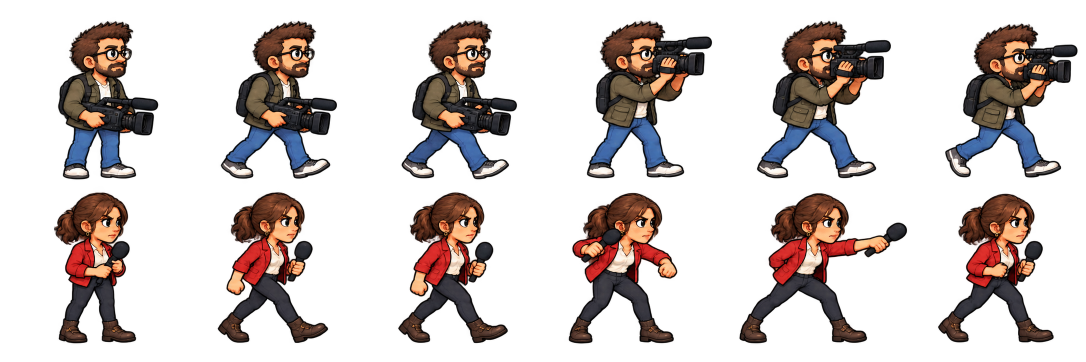
#> input picture propositions/journalistes/variante-1-kaki-rouge-marges-v2.png, 2172 x 724 px (shown at 1/2 size); its folder holds 4 pictures in this run
$ python verifier-planches.py
#> lines starting #> are read from the running program, lines starting #| are printed output that depends on the picture
from pathlib import Path
from collections import deque
from PIL import Image
import json

ROOT = Path(__file__).resolve().parent

def silhouettes(path):
    image = Image.open(path).convert('RGBA')
#> image is the input picture: PIL image 2172x724 RGBA; mean R, G, B, A 27.1, 19.1, 17.1, 69.6
    width, height = image.size
#> width = 2172; height = 724
    alpha = image.getchannel('A')
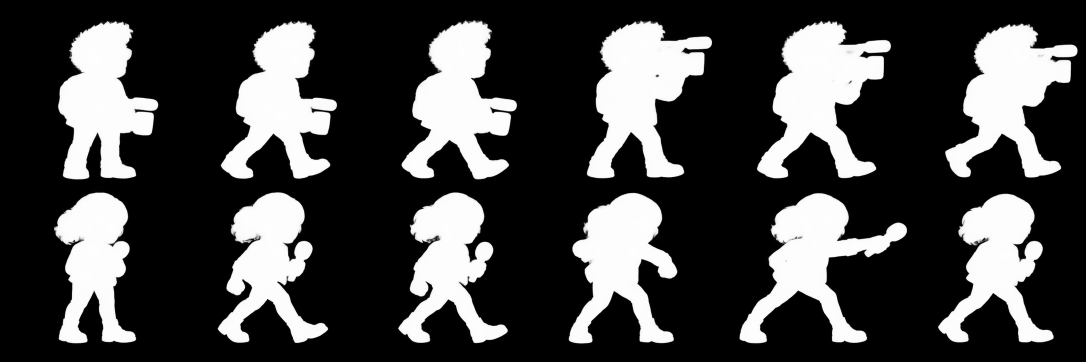
#> alpha: PIL image 2172x724 L (shown at 1/2 size); min 0, max 255, mean 69.6
    mask = bytearray(1 if value > 24 else 0 for value in alpha.tobytes())
    boxes = []
    for start in range(len(mask)):
        if not mask[start]:
            continue
        queue = deque([start])
        mask[start] = 0
        left = right = start % width
        top = bottom = start // width
        count = 0
        while queue:
            index = queue.popleft()
            x, y = index % width, index // width
            count += 1
            left, right = min(left, x), max(right, x)
            top, bottom = min(top, y), max(bottom, y)
            for neighbor in (index-1 if x else -1, index+1 if x+1 < width else -1, index-width if y else -1, index+width if y+1 < height else -1):
                if neighbor >= 0 and mask[neighbor]:
                    mask[neighbor] = 0
                    queue.append(neighbor)
        if count > 1200:
            boxes.append([left, top, right+1, bottom+1])
#> after the loop, boxes = 12 items, first 6: [803, 40, 1034, 359], [441, 41, 674, 358], [1173, 41, 1424, 357], [1513, 41, 1782, 357], [115, 42, 317, 359], [1890, 46, 2156, 356]
    boxes.sort(key=lambda b: (b[1] >= height/2, b[0]))
    bbox = alpha.getbbox()
#> bbox = (103, 31, 2158, 698)
    margins = [bbox[0], bbox[1], width-bbox[2], height-bbox[3]]
#> margins = [103, 31, 14, 26]
    return image, boxes, {'fichier': path.name, 'dimensions': [width, height], 'marges_gauche_haut_droite_bas': margins, 'silhouettes': boxes, 'nombre_silhouettes': len(boxes), 'bords_libres': min(margins) > 0}

if __name__ == '__main__':
    reports = [silhouettes(p)[2] for p in sorted(ROOT.glob('variante-*.png'))]
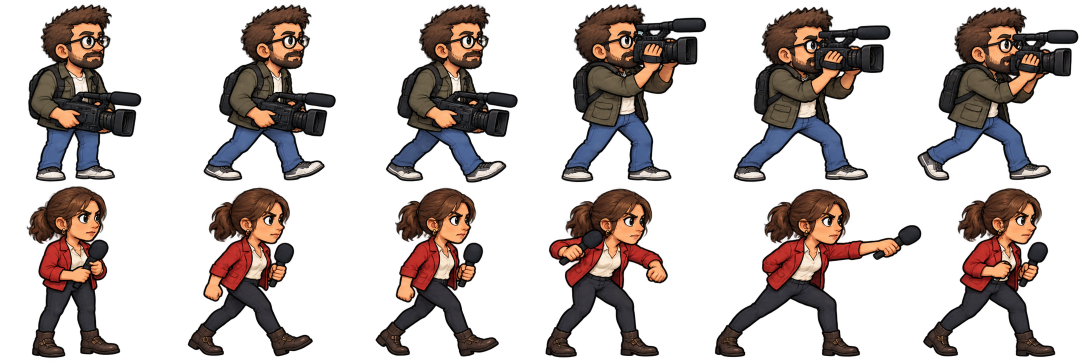
#> input picture propositions/journalistes/variante-1-kaki-rouge.png, 2172 x 724 px (shown at 1/2 size)
#> in silhouettes, image is the input picture: PIL image 2172x724 RGBA; mean R, G, B, A 31.7, 23, 20.4, 88.3
#> in silhouettes (call 2), `alpha = image.getchannel('A')`:
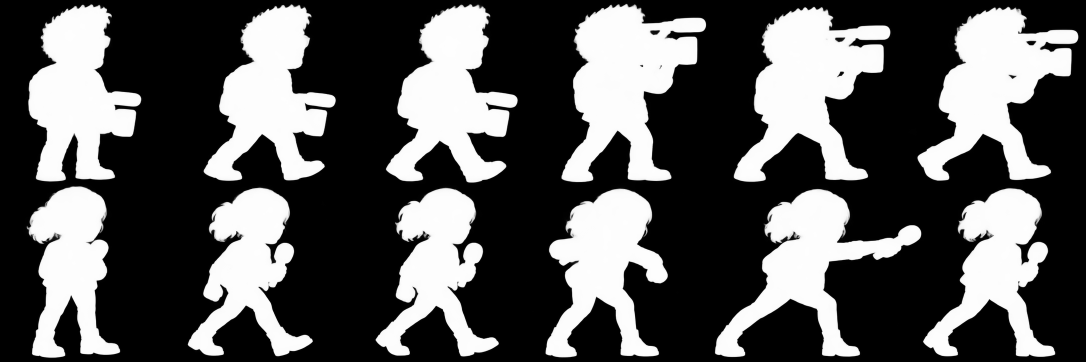
#> alpha: PIL image 2172x724 L (shown at 1/2 size); min 0, max 255, mean 88.3
#> after the loop in silhouettes (call 2), `for start in range(len(mask)):`: boxes = 12 items, first 6: [1122, 7, 1413, 365], [56, 8, 283, 364], [407, 8, 672, 362], [771, 8, 1036, 366], [1467, 13, 1781, 364], [1834, 13, 2157, 362]
#> in silhouettes (call 2), `bbox = alpha.getbbox()`: bbox = (47, 0, 2159, 724)
#> in silhouettes (call 2), `margins = [bbox[0], bbox[1], width-bbox[2], height-bbox[3]]`: margins = [47, 0, 13, 0]
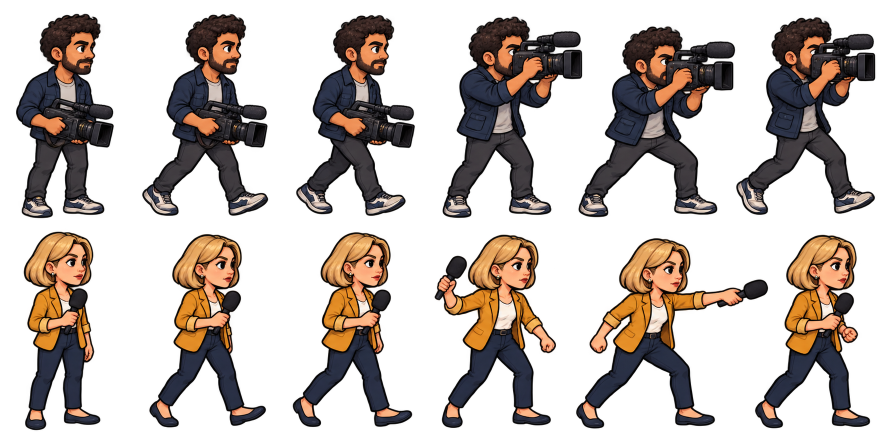
#> input picture propositions/journalistes/variante-2-marine-ocre.png, 1774 x 887 px (shown at 1/2 size)
#> in silhouettes, image is the input picture: PIL image 1774x887 RGBA; mean R, G, B, A 35, 26.1, 21, 90.8
#> in silhouettes (call 3), `alpha = image.getchannel('A')`:
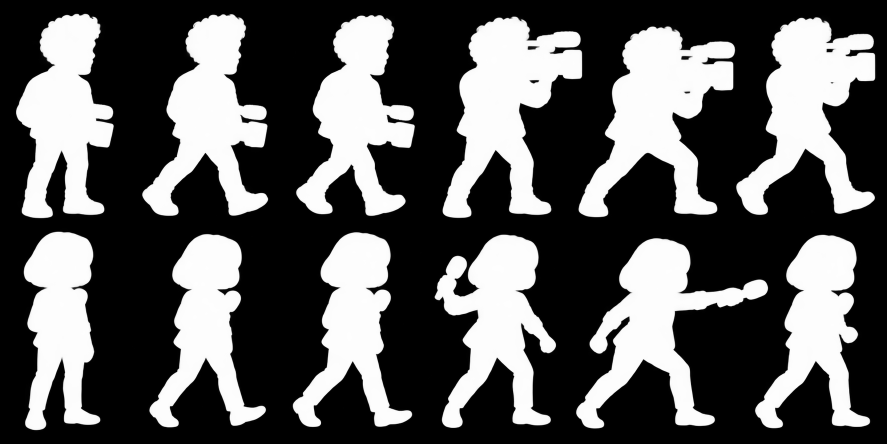
#> alpha: PIL image 1774x887 L (shown at 1/2 size); min 0, max 255, mean 90.8
#> after the loop in silhouettes (call 3), `for start in range(len(mask)):`: boxes = 12 items, first 6: [32, 27, 228, 437], [284, 28, 537, 432], [592, 30, 830, 432], [885, 33, 1165, 436], [1472, 34, 1751, 430], [1157, 52, 1471, 435]
#> in silhouettes (call 3), `bbox = alpha.getbbox()`: bbox = (29, 19, 1757, 865)
#> in silhouettes (call 3), `margins = [bbox[0], bbox[1], width-bbox[2], height-bbox[3]]`: margins = [29, 19, 17, 22]
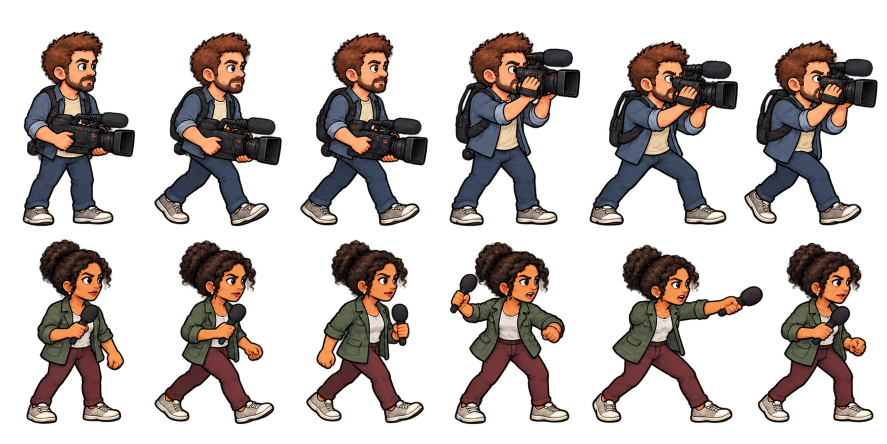
#> input picture propositions/journalistes/variante-3-bleu-vert-marges-v2.png, 1774 x 887 px (shown at 1/2 size)
#> in silhouettes, image is the input picture: PIL image 1774x887 RGBA; mean R, G, B, A 34.8, 26.6, 23.5, 91
#> in silhouettes (call 4), `alpha = image.getchannel('A')`:
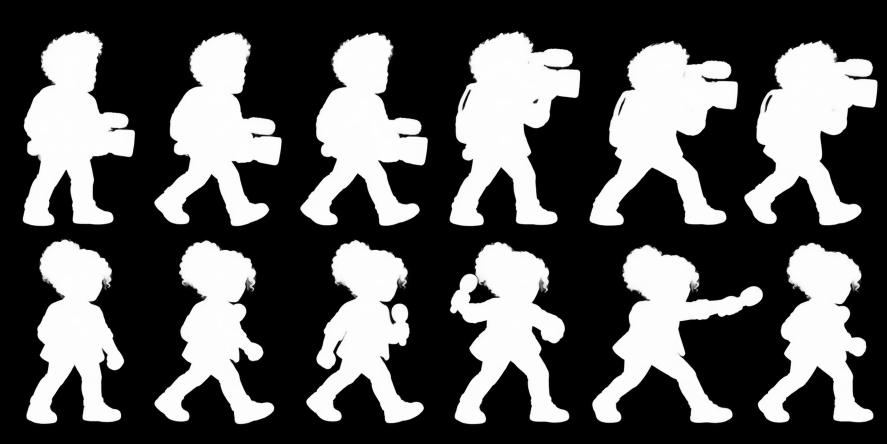
#> alpha: PIL image 1774x887 L (shown at 1/2 size); min 0, max 255, mean 91
#> after the loop in silhouettes (call 4), `for start in range(len(mask)):`: boxes = 12 items, first 6: [45, 61, 270, 453], [899, 62, 1161, 453], [308, 64, 564, 453], [600, 64, 856, 452], [1488, 80, 1755, 451], [1179, 81, 1476, 452]
#> in silhouettes (call 4), `bbox = alpha.getbbox()`: bbox = (42, 51, 1758, 869)
#> in silhouettes (call 4), `margins = [bbox[0], bbox[1], width-bbox[2], height-bbox[3]]`: margins = [42, 51, 16, 18]
#> reports = 4 items
    (ROOT / 'verification-bords.json').write_text(json.dumps(reports, ensure_ascii=False, indent=2), encoding='utf-8')
    for report in reports:
        print(report['fichier'], report['nombre_silhouettes'], report['marges_gauche_haut_droite_bas'], report['bords_libres'])
#> this loop made 4 passes
#| variante-1-kaki-rouge-marges-v2.png 12 [103, 31, 14, 26] True
#| variante-1-kaki-rouge.png 12 [47, 0, 13, 0] False
#| variante-2-marine-ocre.png 12 [29, 19, 17, 22] True
#| variante-3-bleu-vert-marges-v2.png 12 [42, 51, 16, 18] True
